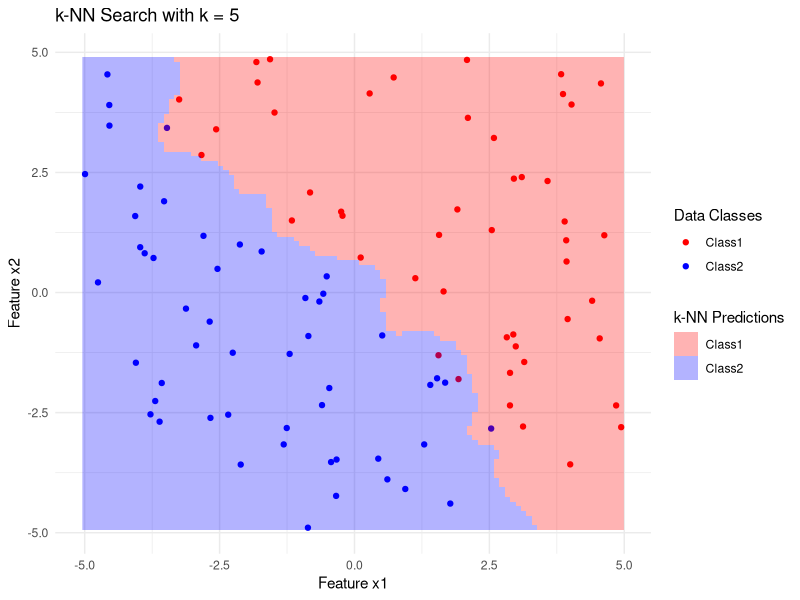

The R script that drew this image:
# KHAN MOHD OWAIS RAZA
# 20BCD7138
library(class)
library(ggplot2)
set.seed(123)  
n <- 100
x1 <- runif(n, min = -5, max = 5)
x2 <- runif(n, min = -5, max = 5)
class_labels <- ifelse(x1 + x2 > 0, "Class1", "Class2")
data <- data.frame(x1, x2, class_labels)
X <- data[, c("x1", "x2")]
y <- data$class_labels
k <- 5
x1_range <- seq(min(data$x1), max(data$x1), length.out = 100)
x2_range <- seq(min(data$x2), max(data$x2), length.out = 100)
grid <- expand.grid(x1 = x1_range, x2 = x2_range)
knn_results <- knn(train = X, test = grid, cl = y, k = k)
grid$class_labels <- knn_results
plot <- ggplot() +
  geom_point(data = data, aes(x = x1, y = x2, color = class_labels)) +
  geom_raster(data = grid, aes(x = x1, y = x2, fill = class_labels), alpha = 0.3) +
  scale_color_manual(values = c("Class1" = "red", "Class2" = "blue")) +
  scale_fill_manual(values = c("Class1" = "red", "Class2" = "blue")) +
  labs(title = sprintf("k-NN Search with k = %d", k),
       x = "Feature x1",
       y = "Feature x2",
       color = "Data Classes",
       fill = "k-NN Predictions") +
  theme_minimal()
print(plot)

